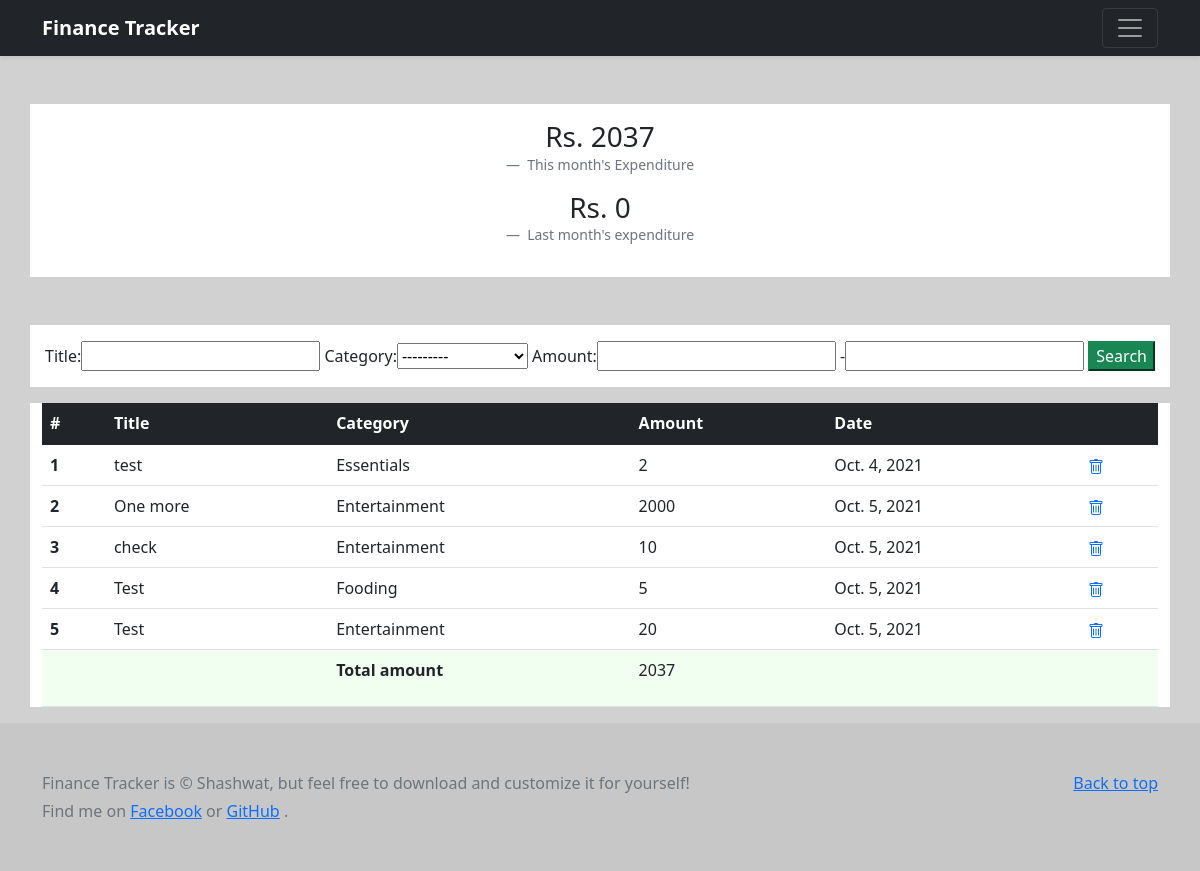
/expenditure_detail/ (signed in), run on an earlier commit of the app's database.
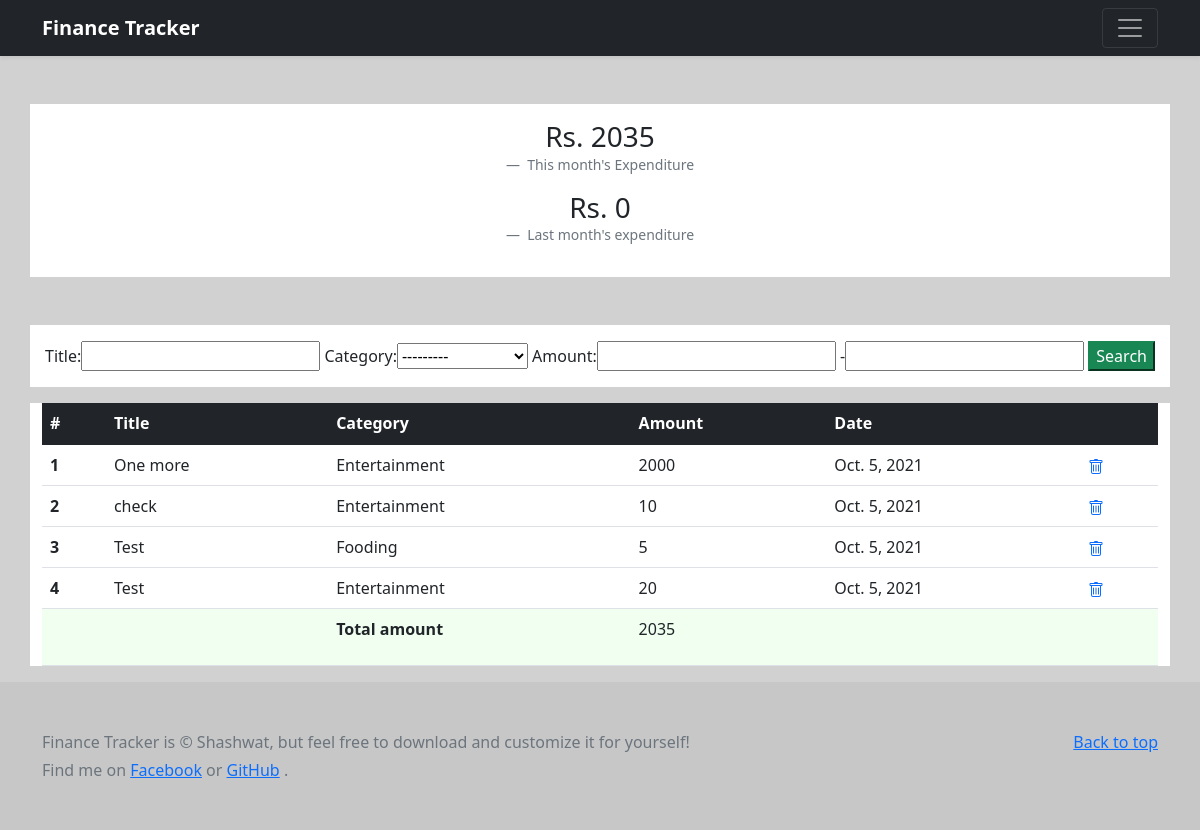
And on a later commit of the database.
### main/models.py (models this page shows, shortened)
class ExpenditureItem(models.Model):
    user = models.ForeignKey(User, on_delete=CASCADE)
    title = models.CharField(max_length=100)
    category = models.CharField(choices=EXPENDITURE_CATEGORIES, max_length=100)
    amount = models.IntegerField()
    transaction_date = models.DateField(default=timezone.now)

### expenditure_detail/views.py (the view)
# urls.py: path('', ExpenditureDetail.as_view(), name='expenditure_detail'),
class ExpenditureDetail(LoginRequiredMixin, TemplateView):
    template_name = 'expenditure_detail.html'
    def get_context_data(self, **kwargs):
        total_expenditure = 0
        expenditure_items = ExpenditureItem.objects.filter(user=self.request.user)
        for i in ExpenditureItem.objects.filter(user= self.request.user):
            total_expenditure = total_expenditure + i.amount
        myFilter = ExpenditureFilter(self.request.GET, queryset=expenditure_items)
        expenditure_items = myFilter.qs
        total_amount_filter = 0
        for i in expenditure_items:
            total_amount_filter = total_amount_filter + i.amount
        this_month = date.today().replace(day= 1)
        prev_month = (this_month - timedelta(days=15)).replace(day=1)
        last_month_items = ExpenditureItem.objects.filter(user=self.request.user).filter(transaction_date__gte=prev_month, transaction_date__lte=this_month)
        last_month_expenditure = 0
        for i in last_month_items:
            last_month_expenditure = last_month_expenditure + i.amount
        context = super().get_context_data(**kwargs)
        context["total_expenditure"] = total_expenditure
        context["expenditure_items"] = expenditure_items
        context["myFilter"] = myFilter
        context["total_amount_filter"] = total_amount_filter
        context["last_month_expenditure"] = last_month_expenditure
        return context

### templates/expenditure_detail.html (shortened to what this page needs)
{% extends 'base.html' %}
{% block content %}
<div class="container my-5 text-center" style="background-color: white;">
    <div class="container py-3">
    <figure>
        <blockquote class="h3">
          <p>Rs. {{total_expenditure}}</p>
        </blockquote>
        <figcaption class="blockquote-footer">
          This month's Expenditure
        </figcaption>
      </figure>
      <figure>
        <blockquote class="h3">
            <p>Rs. {{last_month_expenditure}}</p>
          </blockquote>
          <figcaption class="blockquote-footer">
            Last month's expenditure
          </figcaption>
      </figure>
    </div>
</div>
<div class="container my-3 text-center" style="background-color: white;">
    <form class="py-3" method="GET">
        {{myFilter.form}}
        <button class="btn-success" type="submit">Search</button>
    </form>
</div>
<div class="container" style="background-color: white;">
    <table class="table">
        <thead class="table-dark">
          <tr>
            <th scope="col">#</th>
            <th scope="col">Title</th>
            <th scope="col">Category</th>
            <th scope="col">Amount</th>
            <th scope="col">Date</th>
            <th scope="col"></th>
          </tr>
        </thead>
        <tbody>
            {% for expenditure_item in expenditure_items %}
          <tr>
            <th scope="row">{{forloop.counter}}</th>
            <td>{{expenditure_item.title}}</td>
            <td>{{expenditure_item.category}}</td>
            <td>{{expenditure_item.amount}}</td>
            <td>{{expenditure_item.transaction_date}}</td>
            <td><a type="button" href="{% url 'expenditure_delete' expenditure_item.id %}" data-bs-toggle="tooltip" data-bs-placement="top" title="Delete this item">
            </a >
        </td>
          </tr>
          {% endfor %}
          <tr style="background-color: honeydew;">
            <td><p></p></td>
            <td><p></p></td>
            <td>
              <p><b> Total amount </b></p>
            </td>
            <td>
              <p> {{total_amount_filter}} </p>
            </td>
            <td>
            </td>
            <td>
            </td>
          </tr>
        </tbody>
      </table>
</div>
{% endblock content %}

What changed in the data, as far as the page shows it:
removed ExpenditureItem: title "test", category "Essentials", amount "2", transaction_date "Oct. 4, 2021"
Also different on the page:
{{ total_expenditure }}: "2037" → "2035"
{{ total_amount_filter }}: "2037" → "2035"
